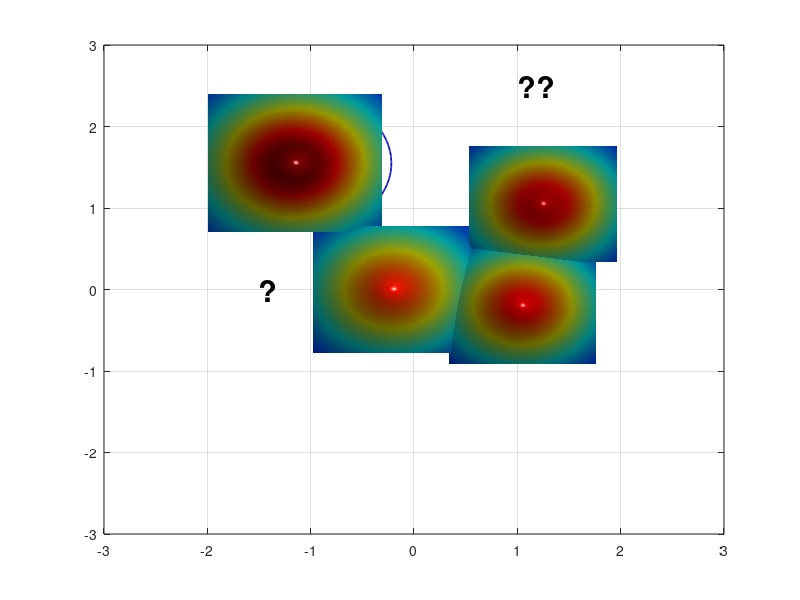

Here is the MATLAB script that generated this plot: (Note: this script raises an error after producing the figure.)
%% Reproduce EVM-style demo figure (no toolboxes)
clear; close all; clc; rng(7);

% ---------- 1) 合成四类二维数据 ----------
% 类中心（大致对应图中位置）
C_star  = [-1.15  1.55];   % 红色星
C_diam  = [ 1.25  1.05];   % 绿色菱形
C_square= [ 1.05 -0.20];   % 蓝色方块
C_dot   = [-0.20  0.00];   % 蓝色小点（被 A 标注影响的那簇）

% 协方差（控制每簇形状）
S = @(sx,sy,rho)[sx^2 rho*sx*sy; rho*sx*sy sy^2];
Sig_star   = S(0.18,0.20, 0.05);
Sig_diam   = S(0.22,0.18,-0.10);
Sig_square = S(0.20,0.16, 0.05);
Sig_dot    = S(0.25,0.18, 0.00);

% 从高斯采样（不用 mvnrnd）
sample = @(N,mu,SIG) (randn(N,2)*chol(SIG,'lower') + mu);

X_star   = sample(12,C_star,   Sig_star);
X_diam   = sample(30,C_diam,   Sig_diam);
X_square = sample(28,C_square, Sig_square);
X_dot    = sample(45,C_dot,    Sig_dot);

% 加一个“离群星”靠近 A（见原图左中）
X_star = [X_star; 0.02 0.15];

% ---------- 2) 底面散点与样式 ----------
figure('Color','w','Position',[100,100,800,600]);
hold on; box on; grid on;
z0 = 0; % 所有散点都放在 z=0 的平面

% 确保按照绘制顺序叠放，便于把散点置顶
set(gca,'SortMethod','childorder');

h_star   = scatter3(X_star(:,1),  X_star(:,2),  z0+zeros(size(X_star,1),1),  70, ...
        'pentagram', 'filled', 'MarkerEdgeColor','k', 'MarkerFaceColor',[0.635294 0.0784314 0.184314], 'LineWidth',1.0); % 红色五角星 #A2142F
h_diam   = scatter3(X_diam(:,1),  X_diam(:,2),  z0+zeros(size(X_diam,1),1),  60, ...
        'd', 'filled', 'MarkerEdgeColor','k', 'MarkerFaceColor',[0.466667 0.674510 0.188235]); % 绿色菱形 #77AC30
h_square = scatter3(X_square(:,1),X_square(:,2),z0+zeros(size(X_square,1),1),60, ...
        's', 'filled', 'MarkerEdgeColor','k', 'MarkerFaceColor',[0 0.447059 0.741176]); % 蓝色正方形 #0072BD
h_dot    = scatter3(X_dot(:,1),   X_dot(:,2),   z0+zeros(size(X_dot,1),1),   18, ...
        'o', 'filled', 'MarkerEdgeColor','k', 'MarkerFaceColor',[0.929412 0.694118 0.125490]); % 黄色圆形 #EDB120


% ---------- 3) ψ-model 等值环（彩色同心） ----------
% 采用带形状参的径向函数 psi(r) = exp(-(r/s)^t)
psi = @(X,Y,cx,cy,s,t) exp( - ( sqrt((X-cx).^2 + (Y-cy).^2) ./ s ).^t );

% 选几处“极端向量/代表点”（包含 A 所在）
EV = [ -0.23 -0.02 ;   % A 对应蓝点极端向量
        1.06 -0.22 ;   % 蓝方块
        1.28  1.03 ;   % 绿菱形
       -1.05  1.55 ];  % 红星
scale = [0.42, 0.36, 0.40, 0.48];   % 各自 scale
shape = [2.6,  2.2,  2.4,  2.0];    % 各自 shape

% 网格
[xg,yg] = meshgrid(linspace(-3,3,400));
colormap(jet); caxis([0 1]);

% 等高线层级（红到蓝：高到低）
levels = linspace(1.0,0.05,12);

for k = 1:size(EV,1)
    Z = psi(xg,yg,EV(k,1),EV(k,2),scale(k),shape(k));
    [~, h] = contour(xg,yg,Z,levels);    % 直接画在底面，保持颜色映射
    set(h,'LineWidth',1.25);

    % 将等高线明确压到 z=0（兼容不同 MATLAB 版本）
    ch = get(h,'Children');
    for ic = 1:numel(ch)
        zd = get(ch(ic),'ZData');
        if ~isempty(zd)
            set(ch(ic),'ZData',zeros(size(zd))); % 强制贴在 z=0
        end
    end
end

% 标出 A 与问号
text(-0.5,-0.5,0,'A','FontWeight','bold','FontSize',20,'Color','k');
text( 1, 2.5,0,'??','FontWeight','bold','FontSize',22,'Color','k');
text( -1.5,0,0,'?','FontWeight','bold','FontSize',22,'Color','k');

% ---------- 4) 上方半透明“钟形面”（表示类支持/概率） ----------
% 用四个高斯穹顶，中心与各簇一致
gauss2 = @(X,Y,cx,cy,s) exp(-((X-cx).^2 + (Y-cy).^2)/(2*s^2));
tops  = {C_star, C_diam, C_square, C_dot};
sigT  = [0.65 0.55 0.55 0.60];
amp   = [1.05 0.95 0.90 0.85];

% 抬高穹顶，并缩小每个穹顶的覆盖范围（为每个穹顶使用局部网格）
zlift      = 0.18;   % 统一抬高量（不改变颜色映射）
spanFactor = 1.3;    % 每个穹顶半宽 = spanFactor * sigma（越小覆盖越小）
gridN      = 121;    % 局部网格分辨率

for i=1:4
    cx = tops{i}(1); cy = tops{i}(2);
    span = spanFactor * sigT(i);
    [xgi,ygi] = meshgrid(linspace(cx - span, cx + span, gridN), ...
                         linspace(cy - span, cy + span, gridN));

    Zt = amp(i) * gauss2(xgi,ygi,cx,cy,sigT(i));
    % 用 Zt 作为颜色，Zt+zlift 作为高度，从而抬高且保留原色
    s1 = surf(xgi,ygi, Zt + zlift, Zt, 'EdgeColor','none', 'FaceAlpha',1);
end
shading interp; 
camlight; 
lighting gouraud;

% 将散点推到顶层
uistack([h_star h_diam h_square h_dot], 'top');
% 将contoru推到顶层
uistack(h, 'top');

% ---------- 5) 轴、视角与观感 ----------
xlim([-2 2]); ylim([-1 3]); zlim([0 1.25]); view(-67,22);
axis vis3d; daspect([1 1 0.8]);
set(gca,'FontName','Times New Roman','FontSize',12,'LineWidth',1);
% xlabel('x'); ylabel('y'); zlabel('score / \psi');

% 网格和背景风格
grid on; 
% set(gca,'GridAlpha',0.2,'MinorGridAlpha',0.2);
